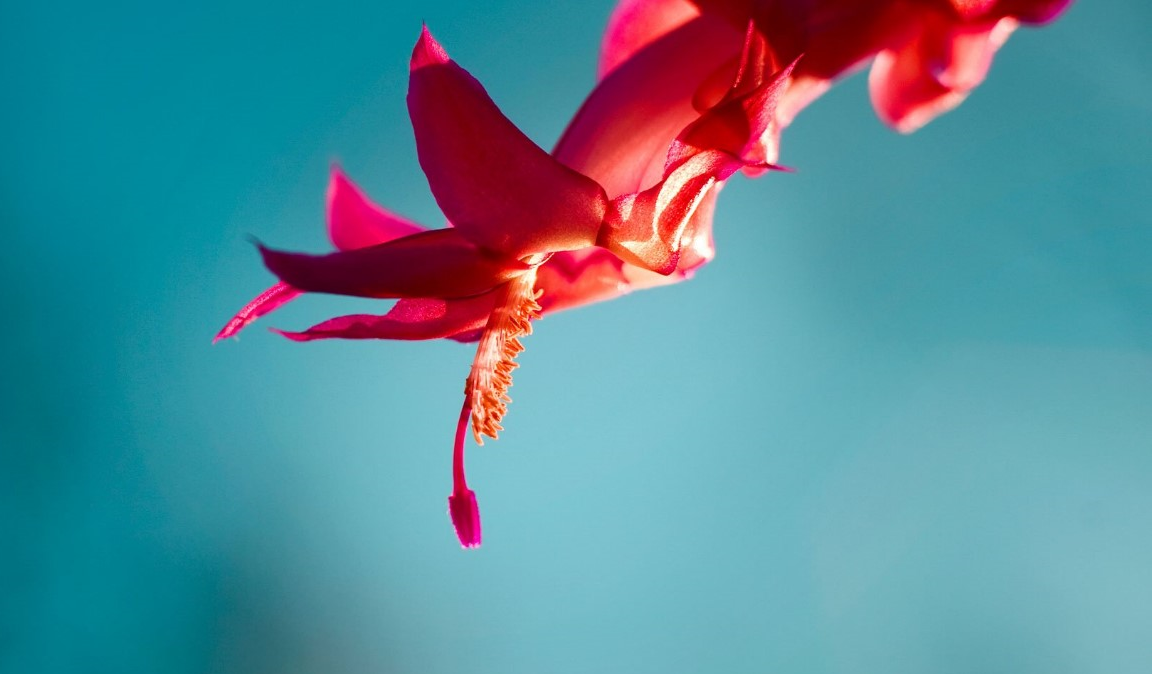
#> input picture opencv/opencv/image.png, 1152 x 674 px
$ jupyter execute 'image thresholding.ipynb'
#> lines starting #> are read from the running program, lines starting #| are printed output that depends on the picture
[cell 1]
import cv2 as cv

[cell 2]
img=cv.imread('image.png')
#> img is the input picture: shape (674, 1152, 3); mean B, G, R 152.6, 138.1, 88

[cell 3]
cv.imshow('output',img)
cv.waitKey(0)
cv.destroyAllWindows()

[cell 4]
ret,bw=cv.threshold(img,127,255,cv.THRESH_BINARY)
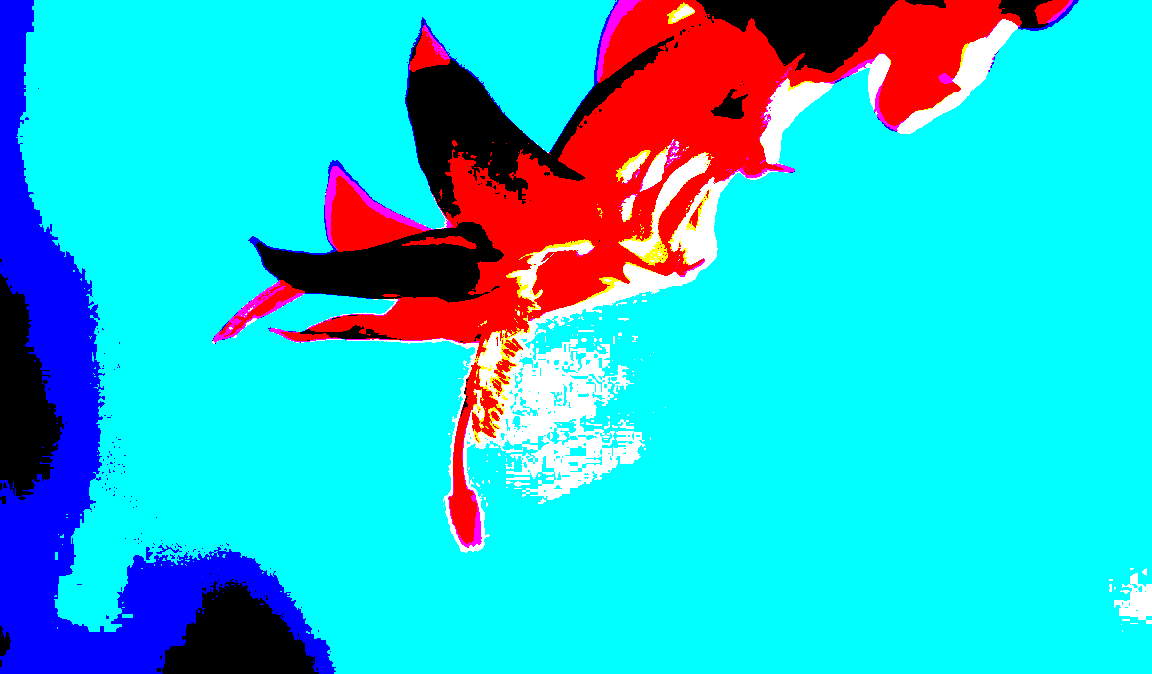
#> bw: shape (674, 1152, 3); mean B, G, R 212.1, 194.8, 37.7
cv.imshow('output',bw)
cv.waitKey(0)
cv.destroyAllWindows()


$ run again, with opencv/opencv/bg.jpg saved as opencv/opencv/image.png
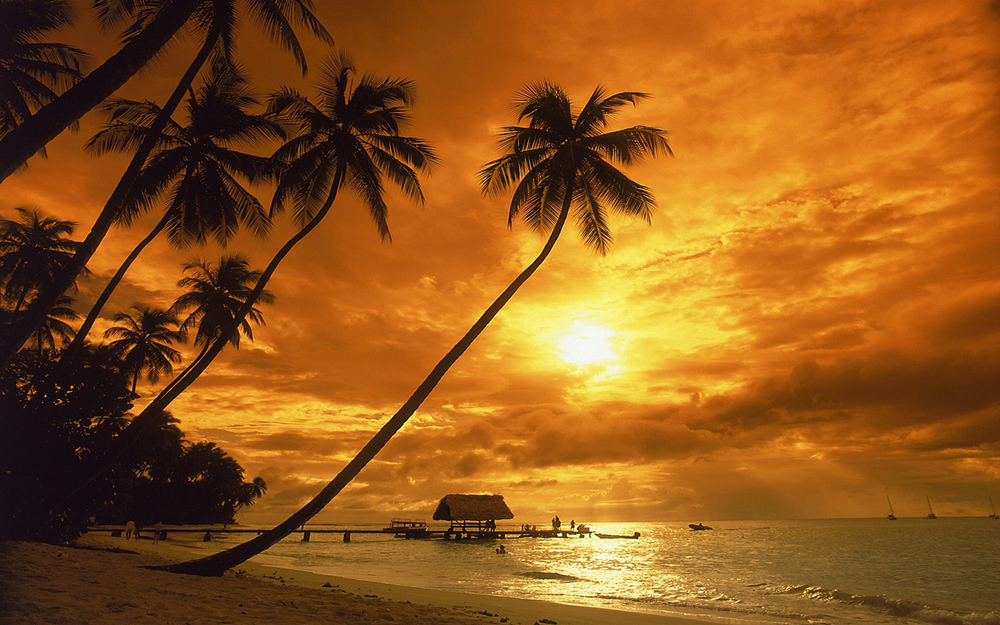
#> input picture opencv/opencv/bg.jpg, 1000 x 625 px, shrunk from 3840 x 2400 before the run
#> img is the input picture: shape (625, 1000, 3); mean B, G, R 26.6, 87.6, 147
#> `ret,bw=cv.threshold(img,127,255,cv.THRESH_BINARY)`:
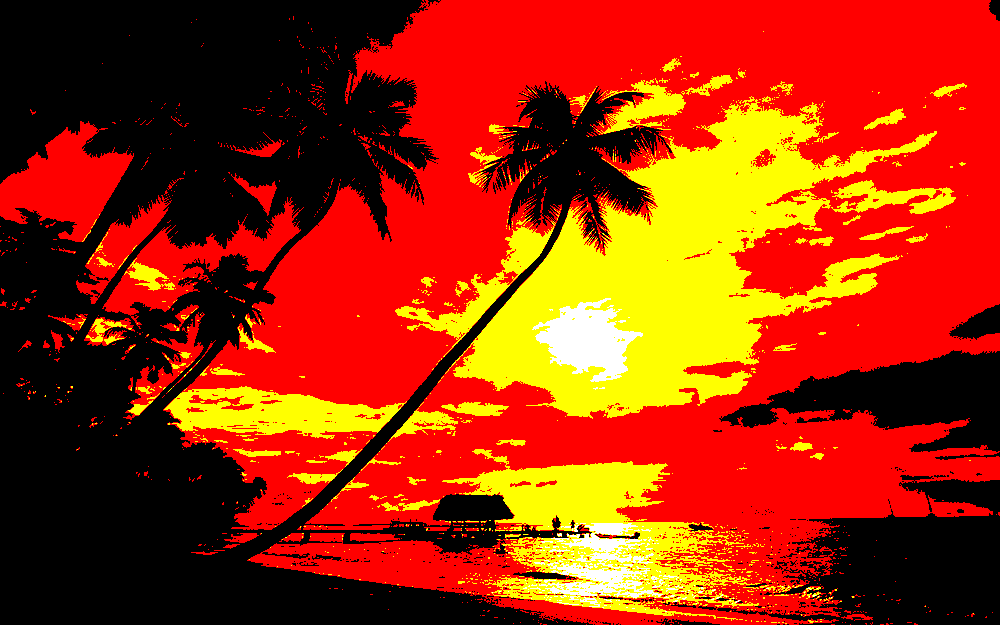
#> bw: shape (625, 1000, 3); mean B, G, R 3.8, 45.4, 159.6

$ run again, with opencv/opencv/face1.jpg saved as opencv/opencv/image.png
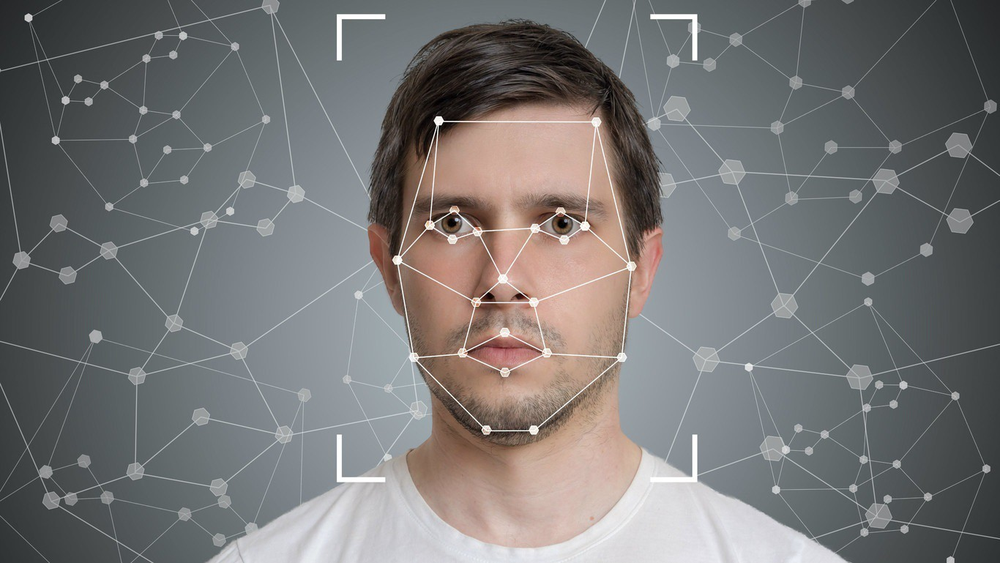
#> input picture opencv/opencv/face1.jpg, 1000 x 563 px, shrunk from 1366 x 769 before the run
#> img is the input picture: shape (563, 1000, 3); mean B, G, R 117.6, 117.8, 118.8
#> `ret,bw=cv.threshold(img,127,255,cv.THRESH_BINARY)`:
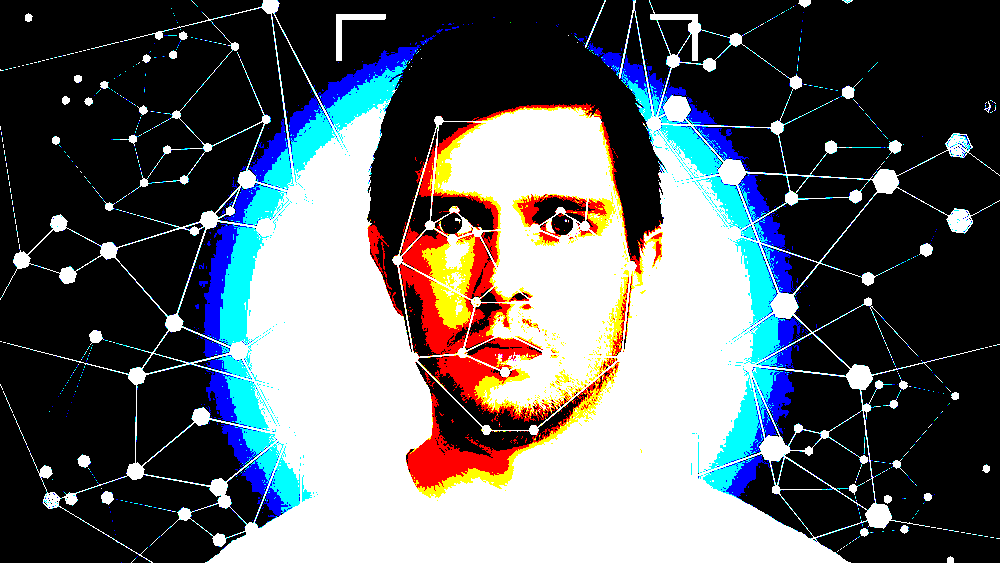
#> bw: shape (563, 1000, 3); mean B, G, R 100.6, 97.5, 93.8

$ run again, with opencv/opencv/sachin.jpg saved as opencv/opencv/image.png
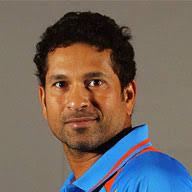
#> input picture opencv/opencv/sachin.jpg, 192 x 192 px
#> img is the input picture: shape (192, 192, 3); mean B, G, R 95.8, 103.1, 114.1
#> `ret,bw=cv.threshold(img,127,255,cv.THRESH_BINARY)`:
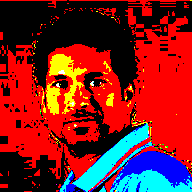
#> bw: shape (192, 192, 3); mean B, G, R 30.5, 28.5, 128.2
